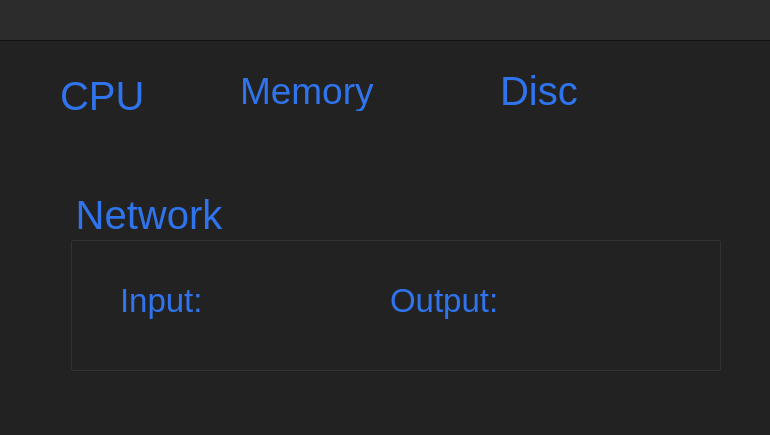
<?xml version="1.0" encoding="UTF-8"?>
<ui version="4.0">
 <class>MainWindow</class>
 <widget class="QMainWindow" name="MainWindow">
  <property name="geometry">
   <rect>
    <x>0</x>
    <y>0</y>
    <width>770</width>
    <height>435</height>
   </rect>
  </property>
  <property name="palette">
   <palette>
    <active>
     <colorrole role="WindowText">
      <brush brushstyle="SolidPattern">
       <color alpha="255">
        <red>255</red>
        <green>255</green>
        <blue>255</blue>
       </color>
      </brush>
     </colorrole>
     <colorrole role="Button">
      <brush brushstyle="SolidPattern">
       <color alpha="255">
        <red>34</red>
        <green>34</green>
        <blue>34</blue>
       </color>
      </brush>
     </colorrole>
     <colorrole role="Light">
      <brush brushstyle="SolidPattern">
       <color alpha="255">
        <red>51</red>
        <green>51</green>
        <blue>51</blue>
       </color>
      </brush>
     </colorrole>
     <colorrole role="Midlight">
      <brush brushstyle="SolidPattern">
       <color alpha="255">
        <red>42</red>
        <green>42</green>
        <blue>42</blue>
       </color>
      </brush>
     </colorrole>
     <colorrole role="Dark">
      <brush brushstyle="SolidPattern">
       <color alpha="255">
        <red>17</red>
        <green>17</green>
        <blue>17</blue>
       </color>
      </brush>
     </colorrole>
     <colorrole role="Mid">
      <brush brushstyle="SolidPattern">
       <color alpha="255">
        <red>22</red>
        <green>22</green>
        <blue>22</blue>
       </color>
      </brush>
     </colorrole>
     <colorrole role="Text">
      <brush brushstyle="SolidPattern">
       <color alpha="255">
        <red>47</red>
        <green>116</green>
        <blue>237</blue>
       </color>
      </brush>
     </colorrole>
     <colorrole role="BrightText">
      <brush brushstyle="SolidPattern">
       <color alpha="255">
        <red>255</red>
        <green>255</green>
        <blue>255</blue>
       </color>
      </brush>
     </colorrole>
     <colorrole role="ButtonText">
      <brush brushstyle="SolidPattern">
       <color alpha="255">
        <red>255</red>
        <green>255</green>
        <blue>255</blue>
       </color>
      </brush>
     </colorrole>
     <colorrole role="Base">
      <brush brushstyle="SolidPattern">
       <color alpha="255">
        <red>0</red>
        <green>0</green>
        <blue>0</blue>
       </color>
      </brush>
     </colorrole>
     <colorrole role="Window">
      <brush brushstyle="SolidPattern">
       <color alpha="255">
        <red>34</red>
        <green>34</green>
        <blue>34</blue>
       </color>
      </brush>
     </colorrole>
     <colorrole role="Shadow">
      <brush brushstyle="SolidPattern">
       <color alpha="255">
        <red>0</red>
        <green>0</green>
        <blue>0</blue>
       </color>
      </brush>
     </colorrole>
     <colorrole role="AlternateBase">
      <brush brushstyle="SolidPattern">
       <color alpha="255">
        <red>17</red>
        <green>17</green>
        <blue>17</blue>
       </color>
      </brush>
     </colorrole>
     <colorrole role="ToolTipBase">
      <brush brushstyle="SolidPattern">
       <color alpha="255">
        <red>255</red>
        <green>255</green>
        <blue>220</blue>
       </color>
      </brush>
     </colorrole>
     <colorrole role="ToolTipText">
      <brush brushstyle="SolidPattern">
       <color alpha="255">
        <red>0</red>
        <green>0</green>
        <blue>0</blue>
       </color>
      </brush>
     </colorrole>
    </active>
    <inactive>
     <colorrole role="WindowText">
      <brush brushstyle="SolidPattern">
       <color alpha="255">
        <red>255</red>
        <green>255</green>
        <blue>255</blue>
       </color>
      </brush>
     </colorrole>
     <colorrole role="Button">
      <brush brushstyle="SolidPattern">
       <color alpha="255">
        <red>34</red>
        <green>34</green>
        <blue>34</blue>
       </color>
      </brush>
     </colorrole>
     <colorrole role="Light">
      <brush brushstyle="SolidPattern">
       <color alpha="255">
        <red>51</red>
        <green>51</green>
        <blue>51</blue>
       </color>
      </brush>
     </colorrole>
     <colorrole role="Midlight">
      <brush brushstyle="SolidPattern">
       <color alpha="255">
        <red>42</red>
        <green>42</green>
        <blue>42</blue>
       </color>
      </brush>
     </colorrole>
     <colorrole role="Dark">
      <brush brushstyle="SolidPattern">
       <color alpha="255">
        <red>17</red>
        <green>17</green>
        <blue>17</blue>
       </color>
      </brush>
     </colorrole>
     <colorrole role="Mid">
      <brush brushstyle="SolidPattern">
       <color alpha="255">
        <red>22</red>
        <green>22</green>
        <blue>22</blue>
       </color>
      </brush>
     </colorrole>
     <colorrole role="Text">
      <brush brushstyle="SolidPattern">
       <color alpha="255">
        <red>47</red>
        <green>116</green>
        <blue>237</blue>
       </color>
      </brush>
     </colorrole>
     <colorrole role="BrightText">
      <brush brushstyle="SolidPattern">
       <color alpha="255">
        <red>255</red>
        <green>255</green>
        <blue>255</blue>
       </color>
      </brush>
     </colorrole>
     <colorrole role="ButtonText">
      <brush brushstyle="SolidPattern">
       <color alpha="255">
        <red>255</red>
        <green>255</green>
        <blue>255</blue>
       </color>
      </brush>
     </colorrole>
     <colorrole role="Base">
      <brush brushstyle="SolidPattern">
       <color alpha="255">
        <red>0</red>
        <green>0</green>
        <blue>0</blue>
       </color>
      </brush>
     </colorrole>
     <colorrole role="Window">
      <brush brushstyle="SolidPattern">
       <color alpha="255">
        <red>34</red>
        <green>34</green>
        <blue>34</blue>
       </color>
      </brush>
     </colorrole>
     <colorrole role="Shadow">
      <brush brushstyle="SolidPattern">
       <color alpha="255">
        <red>0</red>
        <green>0</green>
        <blue>0</blue>
       </color>
      </brush>
     </colorrole>
     <colorrole role="AlternateBase">
      <brush brushstyle="SolidPattern">
       <color alpha="255">
        <red>17</red>
        <green>17</green>
        <blue>17</blue>
       </color>
      </brush>
     </colorrole>
     <colorrole role="ToolTipBase">
      <brush brushstyle="SolidPattern">
       <color alpha="255">
        <red>255</red>
        <green>255</green>
        <blue>220</blue>
       </color>
      </brush>
     </colorrole>
     <colorrole role="ToolTipText">
      <brush brushstyle="SolidPattern">
       <color alpha="255">
        <red>0</red>
        <green>0</green>
        <blue>0</blue>
       </color>
      </brush>
     </colorrole>
    </inactive>
    <disabled>
     <colorrole role="WindowText">
      <brush brushstyle="SolidPattern">
       <color alpha="255">
        <red>17</red>
        <green>17</green>
        <blue>17</blue>
       </color>
      </brush>
     </colorrole>
     <colorrole role="Button">
      <brush brushstyle="SolidPattern">
       <color alpha="255">
        <red>34</red>
        <green>34</green>
        <blue>34</blue>
       </color>
      </brush>
     </colorrole>
     <colorrole role="Light">
      <brush brushstyle="SolidPattern">
       <color alpha="255">
        <red>51</red>
        <green>51</green>
        <blue>51</blue>
       </color>
      </brush>
     </colorrole>
     <colorrole role="Midlight">
      <brush brushstyle="SolidPattern">
       <color alpha="255">
        <red>42</red>
        <green>42</green>
        <blue>42</blue>
       </color>
      </brush>
     </colorrole>
     <colorrole role="Dark">
      <brush brushstyle="SolidPattern">
       <color alpha="255">
        <red>17</red>
        <green>17</green>
        <blue>17</blue>
       </color>
      </brush>
     </colorrole>
     <colorrole role="Mid">
      <brush brushstyle="SolidPattern">
       <color alpha="255">
        <red>22</red>
        <green>22</green>
        <blue>22</blue>
       </color>
      </brush>
     </colorrole>
     <colorrole role="Text">
      <brush brushstyle="SolidPattern">
       <color alpha="255">
        <red>17</red>
        <green>17</green>
        <blue>17</blue>
       </color>
      </brush>
     </colorrole>
     <colorrole role="BrightText">
      <brush brushstyle="SolidPattern">
       <color alpha="255">
        <red>255</red>
        <green>255</green>
        <blue>255</blue>
       </color>
      </brush>
     </colorrole>
     <colorrole role="ButtonText">
      <brush brushstyle="SolidPattern">
       <color alpha="255">
        <red>17</red>
        <green>17</green>
        <blue>17</blue>
       </color>
      </brush>
     </colorrole>
     <colorrole role="Base">
      <brush brushstyle="SolidPattern">
       <color alpha="255">
        <red>34</red>
        <green>34</green>
        <blue>34</blue>
       </color>
      </brush>
     </colorrole>
     <colorrole role="Window">
      <brush brushstyle="SolidPattern">
       <color alpha="255">
        <red>34</red>
        <green>34</green>
        <blue>34</blue>
       </color>
      </brush>
     </colorrole>
     <colorrole role="Shadow">
      <brush brushstyle="SolidPattern">
       <color alpha="255">
        <red>0</red>
        <green>0</green>
        <blue>0</blue>
       </color>
      </brush>
     </colorrole>
     <colorrole role="AlternateBase">
      <brush brushstyle="SolidPattern">
       <color alpha="255">
        <red>34</red>
        <green>34</green>
        <blue>34</blue>
       </color>
      </brush>
     </colorrole>
     <colorrole role="ToolTipBase">
      <brush brushstyle="SolidPattern">
       <color alpha="255">
        <red>255</red>
        <green>255</green>
        <blue>220</blue>
       </color>
      </brush>
     </colorrole>
     <colorrole role="ToolTipText">
      <brush brushstyle="SolidPattern">
       <color alpha="255">
        <red>0</red>
        <green>0</green>
        <blue>0</blue>
       </color>
      </brush>
     </colorrole>
    </disabled>
   </palette>
  </property>
  <property name="font">
   <font>
    <pointsize>16</pointsize>
   </font>
  </property>
  <property name="windowTitle">
   <string>Machine Resource Monitor</string>
  </property>
  <widget class="QWidget" name="centralWidget">
   <widget class="QLabel" name="label">
    <property name="geometry">
     <rect>
      <x>60</x>
      <y>80</y>
      <width>91</width>
      <height>31</height>
     </rect>
    </property>
    <property name="font">
     <font>
      <pointsize>30</pointsize>
     </font>
    </property>
    <property name="styleSheet">
     <string notr="true">color: rgb(47, 116, 237)</string>
    </property>
    <property name="text">
     <string>CPU</string>
    </property>
   </widget>
   <widget class="QLabel" name="label_2">
    <property name="geometry">
     <rect>
      <x>240</x>
      <y>70</y>
      <width>171</width>
      <height>41</height>
     </rect>
    </property>
    <property name="font">
     <font>
      <pointsize>28</pointsize>
     </font>
    </property>
    <property name="styleSheet">
     <string notr="true">color:rgb(47, 116, 237)</string>
    </property>
    <property name="text">
     <string>Memory</string>
    </property>
   </widget>
   <widget class="QLabel" name="label_3">
    <property name="geometry">
     <rect>
      <x>500</x>
      <y>70</y>
      <width>151</width>
      <height>41</height>
     </rect>
    </property>
    <property name="font">
     <font>
      <pointsize>30</pointsize>
     </font>
    </property>
    <property name="styleSheet">
     <string notr="true">color:rgb(47, 116, 237)</string>
    </property>
    <property name="text">
     <string>Disc</string>
    </property>
   </widget>
   <widget class="QGroupBox" name="groupBox">
    <property name="geometry">
     <rect>
      <x>70</x>
      <y>190</y>
      <width>651</width>
      <height>181</height>
     </rect>
    </property>
    <property name="palette">
     <palette>
      <active>
       <colorrole role="WindowText">
        <brush brushstyle="SolidPattern">
         <color alpha="255">
          <red>47</red>
          <green>116</green>
          <blue>237</blue>
         </color>
        </brush>
       </colorrole>
       <colorrole role="Text">
        <brush brushstyle="SolidPattern">
         <color alpha="255">
          <red>47</red>
          <green>116</green>
          <blue>237</blue>
         </color>
        </brush>
       </colorrole>
       <colorrole role="ButtonText">
        <brush brushstyle="SolidPattern">
         <color alpha="255">
          <red>47</red>
          <green>116</green>
          <blue>237</blue>
         </color>
        </brush>
       </colorrole>
      </active>
      <inactive>
       <colorrole role="WindowText">
        <brush brushstyle="SolidPattern">
         <color alpha="255">
          <red>47</red>
          <green>116</green>
          <blue>237</blue>
         </color>
        </brush>
       </colorrole>
       <colorrole role="Text">
        <brush brushstyle="SolidPattern">
         <color alpha="255">
          <red>47</red>
          <green>116</green>
          <blue>237</blue>
         </color>
        </brush>
       </colorrole>
       <colorrole role="ButtonText">
        <brush brushstyle="SolidPattern">
         <color alpha="255">
          <red>47</red>
          <green>116</green>
          <blue>237</blue>
         </color>
        </brush>
       </colorrole>
      </inactive>
      <disabled>
       <colorrole role="WindowText">
        <brush brushstyle="SolidPattern">
         <color alpha="255">
          <red>47</red>
          <green>116</green>
          <blue>237</blue>
         </color>
        </brush>
       </colorrole>
       <colorrole role="Text">
        <brush brushstyle="SolidPattern">
         <color alpha="255">
          <red>47</red>
          <green>116</green>
          <blue>237</blue>
         </color>
        </brush>
       </colorrole>
       <colorrole role="ButtonText">
        <brush brushstyle="SolidPattern">
         <color alpha="255">
          <red>47</red>
          <green>116</green>
          <blue>237</blue>
         </color>
        </brush>
       </colorrole>
      </disabled>
     </palette>
    </property>
    <property name="font">
     <font>
      <pointsize>30</pointsize>
     </font>
    </property>
    <property name="styleSheet">
     <string notr="true">QGroupBox {
color: rgb(47, 116, 237)

}</string>
    </property>
    <property name="title">
     <string>Network</string>
    </property>
    <widget class="QLabel" name="label_4">
     <property name="geometry">
      <rect>
       <x>50</x>
       <y>90</y>
       <width>91</width>
       <height>41</height>
      </rect>
     </property>
     <property name="font">
      <font>
       <pointsize>25</pointsize>
      </font>
     </property>
     <property name="styleSheet">
      <string notr="true">color:rgb(47, 116, 237)</string>
     </property>
     <property name="text">
      <string>Input:</string>
     </property>
    </widget>
    <widget class="QLabel" name="label_5">
     <property name="geometry">
      <rect>
       <x>320</x>
       <y>90</y>
       <width>141</width>
       <height>41</height>
      </rect>
     </property>
     <property name="font">
      <font>
       <pointsize>25</pointsize>
      </font>
     </property>
     <property name="styleSheet">
      <string notr="true">color:rgb(47, 116, 237)</string>
     </property>
     <property name="text">
      <string>Output:</string>
     </property>
    </widget>
    <widget class="QLabel" name="in">
     <property name="geometry">
      <rect>
       <x>150</x>
       <y>90</y>
       <width>151</width>
       <height>31</height>
      </rect>
     </property>
     <property name="font">
      <font>
       <pointsize>20</pointsize>
      </font>
     </property>
     <property name="styleSheet">
      <string notr="true">color:rgb(255, 255, 255)</string>
     </property>
     <property name="text">
      <string/>
     </property>
    </widget>
    <widget class="QLabel" name="out">
     <property name="geometry">
      <rect>
       <x>460</x>
       <y>90</y>
       <width>171</width>
       <height>31</height>
      </rect>
     </property>
     <property name="font">
      <font>
       <pointsize>20</pointsize>
      </font>
     </property>
     <property name="styleSheet">
      <string notr="true">color:rgb(255, 255, 255)</string>
     </property>
     <property name="text">
      <string/>
     </property>
    </widget>
   </widget>
   <widget class="QLabel" name="cpu">
    <property name="geometry">
     <rect>
      <x>70</x>
      <y>130</y>
      <width>181</width>
      <height>41</height>
     </rect>
    </property>
    <property name="styleSheet">
     <string notr="true">color:rgb(255, 255, 255)</string>
    </property>
    <property name="text">
     <string/>
    </property>
   </widget>
   <widget class="QLabel" name="mem">
    <property name="geometry">
     <rect>
      <x>290</x>
      <y>130</y>
      <width>181</width>
      <height>41</height>
     </rect>
    </property>
    <property name="styleSheet">
     <string notr="true">color:rgb(255, 255, 255)</string>
    </property>
    <property name="text">
     <string/>
    </property>
   </widget>
   <widget class="QLabel" name="disc">
    <property name="geometry">
     <rect>
      <x>510</x>
      <y>130</y>
      <width>201</width>
      <height>41</height>
     </rect>
    </property>
    <property name="styleSheet">
     <string notr="true">color:rgb(255, 255, 255)</string>
    </property>
    <property name="text">
     <string/>
    </property>
   </widget>
   <widget class="QTabWidget" name="tab">
    <property name="geometry">
     <rect>
      <x>0</x>
      <y>0</y>
      <width>771</width>
      <height>41</height>
     </rect>
    </property>
    <property name="styleSheet">
     <string notr="true">QTabWidget::pane {
background:#2c2c2c;
border: none;
border-bottom: 1px solid #111;
}
</string>
    </property>
    <property name="currentIndex">
     <number>-1</number>
    </property>
   </widget>
   <zorder>label</zorder>
   <zorder>label_2</zorder>
   <zorder>label_3</zorder>
   <zorder>cpu</zorder>
   <zorder>mem</zorder>
   <zorder>disc</zorder>
   <zorder>groupBox</zorder>
   <zorder>tab</zorder>
  </widget>
 </widget>
 <layoutdefault spacing="6" margin="11"/>
 <resources/>
 <connections/>
</ui>
